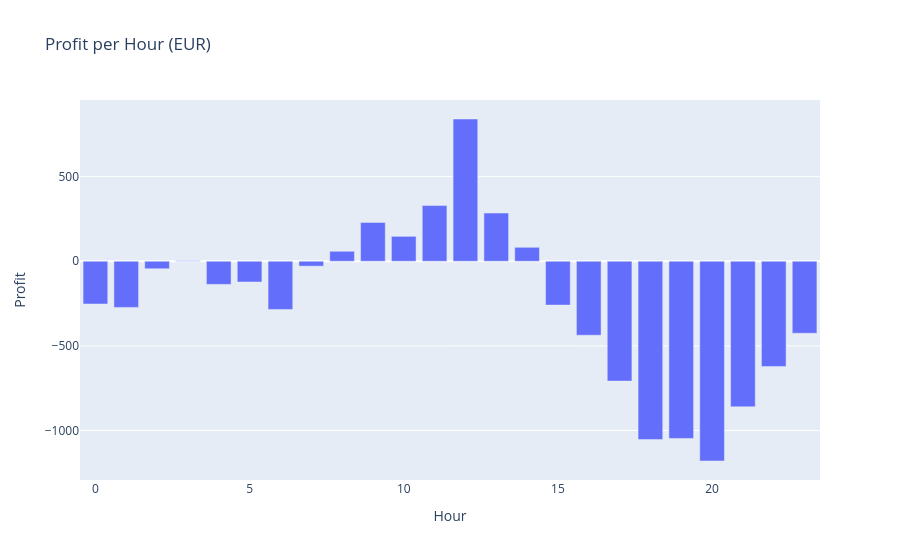

The notebook cell saved with this chart:
### Code cell
fig = go.Figure()
fig.add_trace(go.Bar(x=hours, y=profit_total))
fig.update_layout(title="Profit per Hour (EUR)", xaxis_title="Hour", yaxis_title="Profit")
fig.show()

### Figure 1 — Plotly figure (JSON) as saved in the notebook; plotly's stock layout.template omitted (floating-point values rounded to 4 significant figures)
{"data": [{"type": "bar", "x": [0, 1, 2, 3, 4, 5, 6, 7, 8, 9, 10, 11, 12, 13, 14, 15, 16, 17, 18, 19, 20, 21, 22, 23], "y": [-252.8, -272.7, -44.33, 2.81, -136.7, -122.6, -284.8, -28.88, 58.96, 229.2, 147.3, 329.1, 840.7, 284.9, 82.5, -259.0, -437.5, -708.2, -1054.0, -1047.0, -1180.0, -860.0, -622.3, -425.5]}], "layout": {"title": {"text": "Profit per Hour (EUR)"}, "xaxis": {"title": {"text": "Hour"}}, "yaxis": {"title": {"text": "Profit"}}}}
